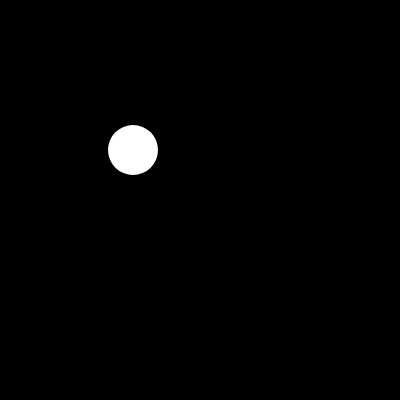
Frame 1 (no input)
Frame 60 (no input): identical to frame 1, image omitted
Frame 120 (the mouse pressed at the canvas centre since frame 60): identical to frame 1, image omitted

The p5.js sketch that drew this single still picture (run headless with seeded random() and noise() and a simulated clock; from frame 60 on, the mouse is pressed at the canvas centre):

// p5.js sketch
// ── sketch.js
let p;

function setup() {
  createCanvas(400, 400);
  noStroke();
  p = new Particle();
  p.x = 133.0;
  p.y = 150.0;
  p.d = 50.0;
}

function draw() {
  background(0);
  p.display();
}

class Particle {
  constructor() {
    this.x = 0;
    this.y = 0;
    this.d = 0;
  }

  display() {
    ellipse(this.x, this.y, this.d, this.d);
  }
}
